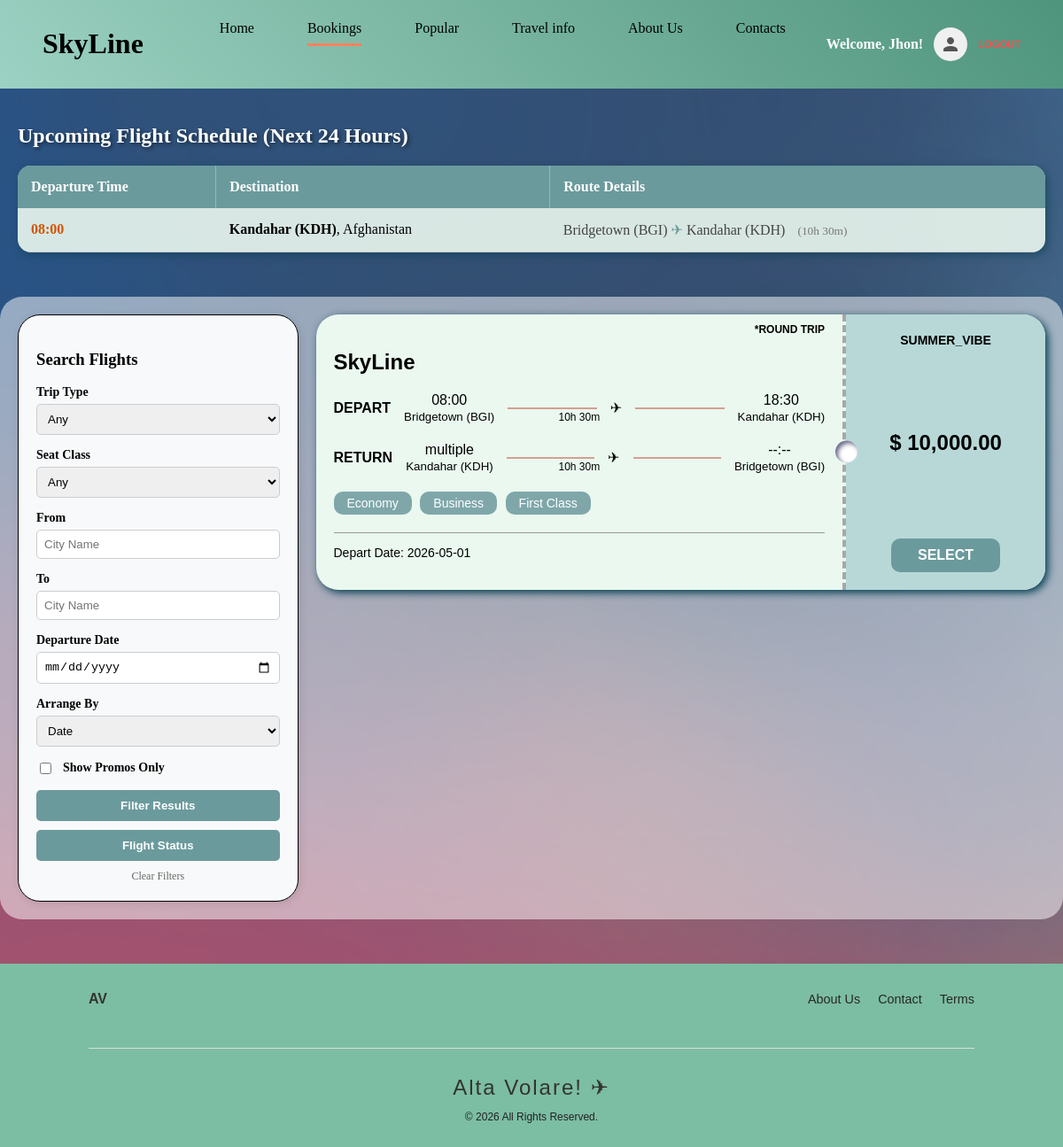
The app's page /booking (signed in) with its own data.
### app.py (models this page shows)
class Flight(db.Model):
    id = db.Column(db.Integer, primary_key=True)
    from_country = db.Column(db.String(50), nullable=False)
    from_city = db.Column(db.String(50), nullable=False)
    to_country = db.Column(db.String(50), nullable=False)
    to_city = db.Column(db.String(50), nullable=False)
    dep_date = db.Column(db.String(20), nullable=False)
    dep_time = db.Column(db.String(20), nullable=False)
    ret_date = db.Column(db.Text, nullable=False)
    ret_time = db.Column(db.String(100), nullable=False)
    duration = db.Column(db.String(20), nullable=False)
    tickets_economy = db.Column(db.Integer)
    tickets_business = db.Column(db.Integer)
    tickets_first = db.Column(db.Integer)
    price = db.Column(db.Float, nullable=False)
    promo_code = db.Column(db.String(50), nullable=False)
    trip_type=db.Column(db.String(50), nullable=False)
    status=db.Column(db.String(20),nullable=False)

### app.py (the view)
@app.route('/booking')
def booking():
    now = datetime.datetime.now()
    twenty_four_hours_later = now + timedelta(hours=24)
    current_date_str = now.strftime('%Y-%m-%d')
    upcoming_flights = Flight.query.filter(Flight.dep_date >= current_date_str).all()
    unique_timetable = {}
    for f in upcoming_flights:
        try:
            dep_time_obj = datetime.datetime.strptime(f"{f.dep_date} {f.dep_time}", "%Y-%m-%d %H:%M")
            if now <= dep_time_obj <= twenty_four_hours_later:
                key = f"{f.dep_date}_{f.dep_time}_{f.to_city}"
                if key not in unique_timetable:
                    unique_timetable[key] = f
        except ValueError:
            continue
    timetable_flights = list(unique_timetable.values())
    timetable_flights.sort(key=lambda x: x.dep_time)
    query = Flight.query
    trip_type = request.args.get('trip_type')
    if trip_type:
        query = query.filter(Flight.trip_type == trip_type)
    seat_class = request.args.get('seat_class')
    if seat_class == 'economy':
        query = query.filter(Flight.tickets_economy > 0)
    elif seat_class == 'business':
        query = query.filter(Flight.tickets_business > 0)
    elif seat_class == 'first':
        query = query.filter(Flight.tickets_first > 0)
    from_city = request.args.get('from_city')
    if from_city:
        query = query.filter(Flight.from_city.contains(from_city))
    to_city = request.args.get('to_city')
    if to_city:
        query = query.filter(Flight.to_city.contains(to_city))
    dep_date = request.args.get('dep_date')
    if dep_date:
        query = query.filter(Flight.dep_date == dep_date)
    if request.args.get('has_promo') == 'yes':
        query = query.filter(Flight.promo_code != 'none', Flight.promo_code != '')
    sort_by = request.args.get('sort_by', 'dep_date')
    if sort_by == 'price':
        query = query.order_by(Flight.price.asc())
    else:
        query = query.order_by(Flight.dep_date.asc())
    flights = query.all()
    return render_template('booking.html',
                           flights=flights,
                           timetable=timetable_flights,
                           calc_arrival=calculate_arrival)

### templates/booking.html (shortened to what this page needs)
<!DOCTYPE html>
<html lang="en">
<head>
    <link rel="stylesheet" href="{{ url_for('static', filename='style.css') }}">
</head>
<body class="body">
    <div class="nav">
        <div class="logo"><h1>SkyLine</h1></div>
        <ul class="nav-container">
                <li class="nav-buttons"><a href="{{ url_for('index') }}">Home<hr class="n1"></a></li>
                <li class="nav-buttons"><a href="{{ url_for('booking') }}">Bookings<hr class="n2"  style="width: 100%;"></a></li>
                <li class="nav-buttons"><a href="{{ url_for('popular') }}">Popular<hr class="n3"></a></li>
                <li class="nav-buttons">
                    <a href="#">Travel info<hr class="n3"></a>
                </li>
                <li class="nav-buttons"><a href="{{ url_for('about') }}#about">About Us<hr class="n4"></a></li>
                <li class="nav-buttons"><a href="{{ url_for('contact') }}#contact">Contacts<hr class="n5"></a></li>
            </ul>
            <div class="nav-auth">
                {% if session['user_id'] %}
                    <div class="user-profile" style="display: flex; align-items: center; gap: 12px;">
                        <span class="user-name" style="color: white; font-family: 'Bookman Old Style'; font-weight: bold;">
                            Welcome, {{ session['first_name'] }}!
                        </span>
                        <a href="{{ url_for('bookedflights') }}" style="text-decoration: none;">
                        <div class="avatar-circle" style="width: 38px; height: 38px; background-color: #f0f0f0; border-radius: 50%; display: flex; align-items: center; justify-content: center;">
                            <svg viewBox="0 0 24 24" fill="#555" width="24px" height="24px">
                                <path d="M12 12c2.21 0 4-1.79 4-4s-1.79-4-4-4-4 1.79-4 4 1.79 4 4 4zm0 2c-2.67 0-8 1.34-8 4v2h16v-2c0-2.66-5.33-4-8-4z"/>
                            </svg>
                        </div>
                        </a>
                        <a href="{{ url_for('logout') }}" style="color: #ff4d4d; font-size: 0.7rem; text-decoration: none; text-transform: uppercase; font-family: sans-serif; font-weight: bold;">Logout</a>
                    </div>
                {% else %}
                    <button class="log-in"><a href="{{ url_for('login') }}">Log In</a></button>
                {% endif %}
            </div>
    </div>
<div class="timetable-section" style="max-width: 1200px; margin: 40px auto 10px auto; padding: 0 20px;">
    <h2 style="font-family: 'Bookman Old Style', serif; color: white; text-shadow: 2px 2px 4px rgba(0,0,0,0.5);">
        Upcoming Flight Schedule (Next 24 Hours)
    </h2>
    <table style="width: 100%; border-collapse: collapse; background: rgba(234, 248, 239, 0.9); border-radius: 15px; overflow: hidden; box-shadow: 3px 3px 10px rgba(0, 60, 78, 0.5);">
        <thead>
            <tr style="background-color: #6b9a9d; color: white; text-align: left;">
                <th style="padding: 15px; border-right: 1px solid rgba(255,255,255,0.3);">Departure Time</th>
                <th style="padding: 15px; border-right: 1px solid rgba(255,255,255,0.3);">Destination</th>
                <th style="padding: 15px;">Route Details</th>
            </tr>
        </thead>
        <tbody>
            {% if timetable %}
                {% for f in timetable %}
                <tr style="border-bottom: 1px solid #ccc; transition: background 0.3s;
                    ">
                    <td style="padding: 15px; font-weight: bold;">
                        {% if "Delayed" in f.status %}
                            <span style="color: #777; text-decoration: line-through; font-size: 0.9rem;">{{ f.dep_time }}</span>
                            <br>
                            <span style="color: #d35400;">NEW: {{ f.status.split(': ')[1] }}</span>
                        {% else %}
                            <span style="color: #d35400;">{{ f.dep_time }}</span>
                        {% endif %}
                    </td>
                    <td style="padding: 15px;">
                        <strong>{{ f.to_city }}</strong>, {{ f.to_country }}
                    </td>
                    <td style="padding: 15px; color: #444;">
                        {{ f.from_city }} <span style="color: #6b9a9d;">&#9992;</span> {{ f.to_city }}
                        <small style="margin-left: 10px; color: #777;">({{ f.duration }})</small>
                    </td>
                </tr>
                {% endfor %}
            {% else %}
                <tr>
                    <td colspan="3" style="padding: 30px; text-align: center; color: #666; font-style: italic;">
                        No flights departing within the next 24 hours.
                    </td>
                </tr>
            {% endif %}
        </tbody>
    </table>
</div>
<div class="booking-wrapper" >
        <div class="search-sidebar" >
            <h3>Search Flights</h3>
            <form action="{{ url_for('booking') }}" method="GET">
                <div class="filter-group">
                    <label>Trip Type</label>
                    <select name="trip_type">
                        <option value="">Any</option>
                    </select>
                </div>
                <div class="filter-group">
                    <label>Seat Class</label>
                    <select name="seat_class">
                        <option value="">Any</option>
                    </select>
                </div>
                <div class="filter-group">
                    <label>From</label>
                    <input type="text" name="from_city" placeholder="City Name">
                </div>
                <div class="filter-group">
                    <label>To</label>
                    <input type="text" name="to_city" placeholder="City Name">
                </div>
                <div class="filter-group">
                    <label>Departure Date</label>
                    <input type="date" name="dep_date">
                </div>
                <div class="filter-group">
                    <label>Arrange By</label>
                    <select name="sort_by">
                        <option value="dep_date">Date</option>
                    </select>
                </div>
                <div class="filter-group" style="flex-direction: row; align-items: center; gap: 10px;">
                    <input type="checkbox" name="has_promo" value="yes">
                    <label style="margin-bottom: 0;">Show Promos Only</label>
                </div>
                <button type="submit" class="search-btn">Filter Results</button>
                <button type="submit" class="search-btn" style="margin-top: 10px;">Flight Status</button>
                <a href="{{ url_for('booking') }}" style="display:block; text-align:center; margin-top:10px; font-size:12px; color:#666; text-decoration:none;">Clear Filters</a>
            </form>
        </div>
        <div class="ticket-container" action="/checkout" method="POST">
            {% for flight in flights %}
                {% if flight.tickets_economy > 0 or flight.tickets_business > 0 or flight.tickets_first > 0 %}
                <div class="ticket-card">
                    <div class="ticket-left">
                        <h2>SkyLine</h2>
                        <span class="trip-tag">*{{ flight.trip_type.upper() }}</span>
                        <div class="flight-path">
                            <div><strong>DEPART</strong></div>
                            <div style="text-align:center">{{ flight.dep_time }}<br><small>{{ flight.from_city }}</small></div>
                            <div class="line"></div>
                            <div style="position:absolute; left:50%; transform:translateX(-50%); font-size:12px; margin-top:20px;">{{ flight.duration }}</div>
                            <div style="text-align:center">&#9992;</div>
                            <div class="line"></div>
                            <div style="text-align:center">{{ calc_arrival(flight.dep_time, flight.duration) }}<br><small>{{ flight.to_city }}</small></div>
                        </div>
                        {% if flight.trip_type == "round trip" %}
                        <div class="flight-path" style="margin-top:20px;">
                            <div><strong>RETURN</strong></div>
                            <div style="text-align:center">{{ flight.ret_time }}<br><small>{{ flight.to_city }}</small></div>
                            <div class="line"></div>
                            <div style="position:absolute; left:50%; transform:translateX(-50%); font-size:12px; margin-top:20px;">{{ flight.duration }}</div>
                            <div style="text-align:center">&#9992;</div>
                            <div class="line"></div>
                            <div style="text-align:center">
                                {{ calc_arrival(flight.ret_time, flight.duration) }}<br>
                                <small>{{ flight.from_city }}</small>
                            </div>
                        </div>
                        {% endif %}
                        <div style="margin-top: 20px;">
                            {% if flight.tickets_economy > 0 %}<button class="class-badge">Economy</button>{% endif %}
                            {% if flight.tickets_business > 0 %}<button class="class-badge">Business</button>{% endif %}
                            {% if flight.tickets_first > 0 %}<button class="class-badge">First Class</button>{% endif %}
                        </div>
                        <hr style="margin-top:20px; border: 0; border-top: 1px solid #999;">
                        <p style="font-size:14px">Depart Date: {{ flight.dep_date }}</p>
                   </div>
                    <div class="ticket-right">
                        <div>
                            {% if flight.promo_code and flight.promo_code != 'none' %}
                                <strong style="font-size: 14px;">{{ flight.promo_code }}</strong>
                            {% endif %}
                        </div>
                        <div style="font-size: 24px; font-weight: bold;">$ {{ "{:,.2f}".format(flight.price) }}</div>
                        <a href="{{ url_for('checkout', flight_id=flight.id) }}">
                            <button class="select-btn">SELECT</button>
                        </a>
                    </div>
                </div>
                {% endif %}
            {% endfor %}
        </div>
</div>
<footer class="site-footer">
    <div class="footer-content">
        <div class="logo">
            <strong>AV</strong>
        </div>
        <nav class="footer-nav">
            <ul>
                <li><a href="#about">About Us</a></li>
                <li><a href="#contact">Contact</a></li>
                <li><a href="#">Terms</a></li>
            </ul>
        </nav>
    </div>
    <hr class="footer-divider">
    <div class="footer-bottom">
        <h2>Alta Volare! &#9992;</h2>
        <p>&copy; 2026 All Rights Reserved.</p>
    </div>
</footer>
</body>
</html>

### records on screen
Flight: dep_time "08:00", to_city "Kandahar (KDH)", to_country "Afghanistan", from_city "Bridgetown (BGI)", duration "10h 30m", trip_type "ROUND TRIP", dep_time+duration "18:30", ret_time "multiple", ret_time+duration "--:--", tickets_economy "Economy", tickets_business "Business", tickets_first "First Class", dep_date "2026-05-01", promo_code "SUMMER_VIBE", price "10,000.00"

### other values on screen
{{ session['first_name'] }} "Jhon"
